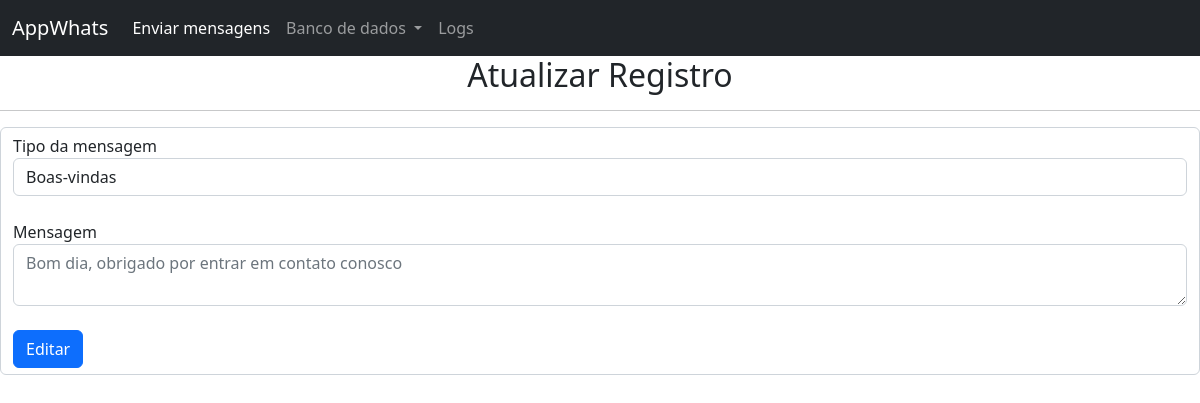
Screenshot of /Consultar/2/atualizar_mensagens with the database file from the repository.
### app.py (models this page shows, shortened)
class mensagens(db.Model):
    id = db.Column(db.Integer, primary_key=True)
    tipo = db.Column(db.String(50))
    mensagem = db.Column(db.String(500))

### app.py (the view)
@app.route("/Consultar/<int:id>/atualizar_mensagens", methods=["GET", "POST"])
def atualizar_mensagens(id):
    mensagem = mensagens.query.filter_by(id=id).first()
    if request.method == 'POST':
        tipo = request.form['tipo']
        mensagem = request.form['mensagem']
        mensagens.query.filter_by(id=id).update({"tipo":tipo, "mensagem":mensagem})
        db.session.commit()
        return redirect(url_for('consultar_mensagens'))
    return render_template("atualizar_mensagens.html", mensagem=mensagem)

### templates/atualizar_mensagens.html (shortened to what this page needs)
{% extends 'base.html' %}
{% block content %}
<h2 style="text-align: center;">Atualizar Registro</h2>
<hr>
<form action="{{url_for('atualizar_mensagens', id=mensagem.id)}}" method="POST" class="form-control">
    <label>Tipo da mensagem</label>
    <input class="form-control" type="text" name="tipo" value="{{mensagem.tipo}}" placeholder="Insira o tipo da mensagem" required>
    <br>
    <label>Mensagem</label>
    <textarea class="form-control" name="mensagem" placeholder="{{mensagem.mensagem}}" required></textarea>
    <br>
    <button class="btn btn-primary">Editar</button>
</form>
{% endblock content %}

### rows the page displays
mensagens: tipo "Boas-vindas", mensagem "Bom dia, obrigado por entrar em contato conosco"
